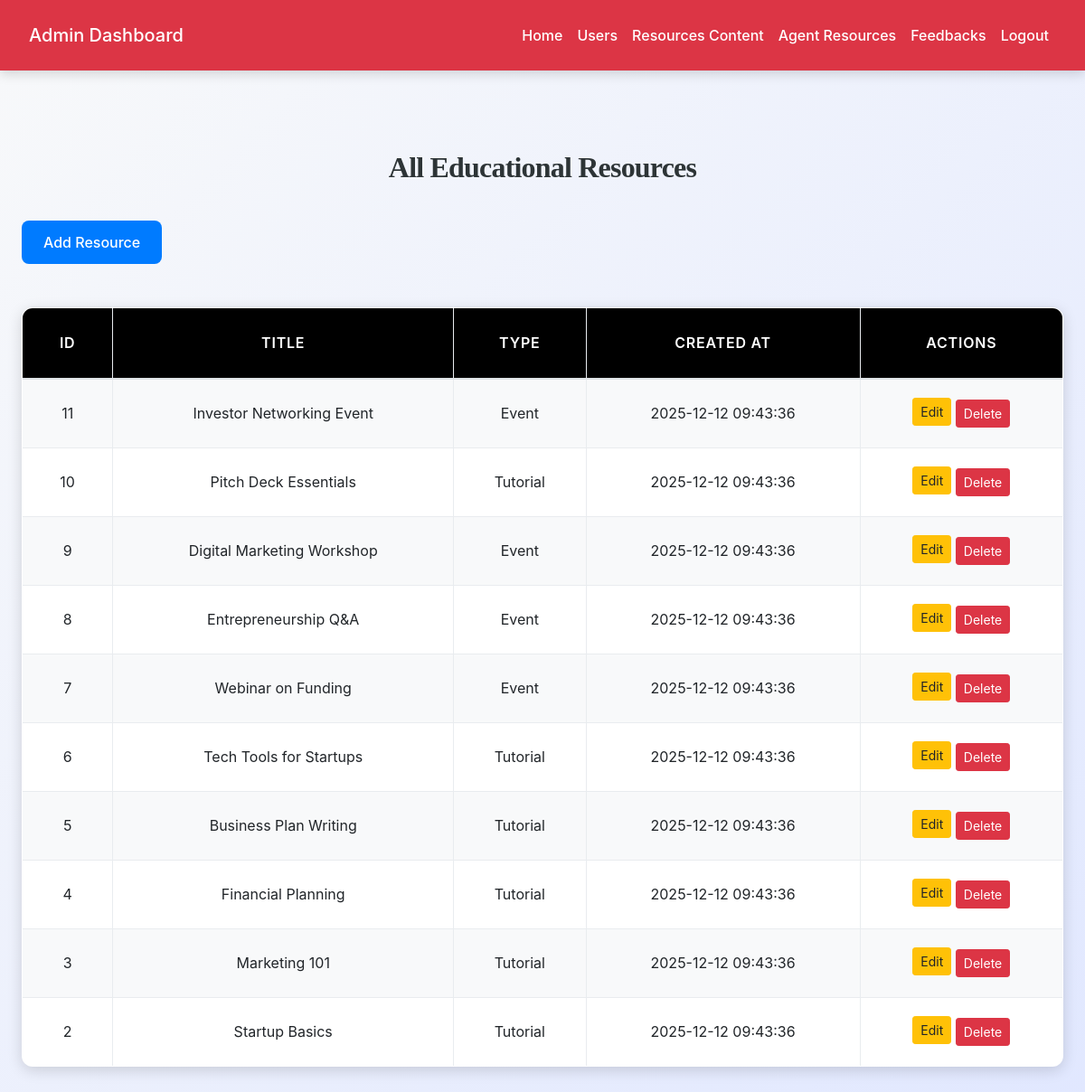
The page /admin/admin_view_resources.php (signed in) on the database its author committed.
### tables this page shows
CREATE TABLE `educational_resources` (
  `id` int(11) NOT NULL,
  `title` varchar(255) NOT NULL,
  `description` text DEFAULT NULL,
  `content` text DEFAULT NULL,
  `video_url` varchar(255) DEFAULT NULL,
  `event_date` datetime DEFAULT NULL,
  `location` varchar(255) DEFAULT NULL,
  `link` varchar(255) DEFAULT NULL,
  `type` enum('tutorial','event') NOT NULL,
  `created_at` timestamp NOT NULL DEFAULT current_timestamp(),
  `updated_at` timestamp NOT NULL DEFAULT current_timestamp() ON UPDATE current_timestamp()
);

### admin/admin_view_resources.php (the view, shortened to what this page needs)
<?php
include('config.php');
$result = mysqli_query($conn, "SELECT * FROM educational_resources ORDER BY id DESC");
?>
<!DOCTYPE html>
<html>
<head>
    <link rel="stylesheet" href="https://cdn.jsdelivr.net/npm/bootstrap@4.6.2/dist/css/bootstrap.min.css">
    <link rel="stylesheet" href="../css/style.css">
</head>
<body>
<?php include('admin_navbar.php'); ?>
<div class="container py-5">
    <h2>All Educational Resources</h2>
    <a href="admin_add_resource.php" class="btn btn-primary mb-3">Add Resource</a>
    <table class="table table-bordered table-striped">
        <thead>
            <tr>
                <th>ID</th>
                <th>Title</th>
                <th>Type</th>
                <th>Created At</th>
                <th>Actions</th>
            </tr>
        </thead>
        <tbody>
            <?php while($row = mysqli_fetch_assoc($result)): ?>
            <tr>
                <td><?= $row['id'] ?></td>
                <td><?= htmlspecialchars($row['title']) ?></td>
                <td><?= ucfirst($row['type']) ?></td>
                <td><?= $row['created_at'] ?></td>
                <td>
                    <a href="admin_edit_resource.php?id=<?= $row['id'] ?>" class="btn btn-sm btn-warning mb-1">Edit</a>
                    <button class="btn btn-sm btn-danger" onclick="confirmDelete(<?= $row['id'] ?>)">Delete</button>
                </td>
            </tr>
            <?php endwhile; ?>
        </tbody>
    </table>
</div>
</body>
</html>

### css/style.css (style rules this page uses)
:root { --primary: #007bff; --secondary: #6c757d; --success: #28a745; --info: #17a2b8; --warning: #ffc107; --danger: #dc3545; --light: #f8f9fa; --dark: #2d3436; --accent: #ff6f61; --highlight: #6f42c1; --shadow: rgba(0, 0, 0, 0.15); --transition: all 0.3s ease-in-out; }
body { font-family: 'Inter', 'Segoe UI', Tahoma, Geneva, Verdana, sans-serif; background: linear-gradient(135deg, var(--light) 0%, #e0e7ff 100%); color: var(--dark); line-height: 1.8; margin: 0; padding: 0; min-height: 100vh; font-size: 16px; }
h1, h2, h3, h4 { text-align: center; margin: 2.5rem 0; font-family: 'Georgia', 'Times New Roman', serif; color: var(--dark); font-weight: 700; letter-spacing: -0.025em; }
h2 { font-size: 2rem; }
.container { max-width: 1200px; margin: 0 auto 3rem; padding: 0 1.5rem; }
.table { width: 100%; border-collapse: collapse; margin: 2rem 0; font-size: 1rem; background-color: #ffffff; border-radius: 12px; overflow: hidden; box-shadow: 0 4px 16px var(--shadow); transition: var(--transition); }
.table th, .table td { padding: 1.25rem; border: 1px solid #e9ecef; text-align: center; vertical-align: middle; }
.table thead th { background-color: rgb(0, 0, 0); color: white; font-weight: 600; text-transform: uppercase; letter-spacing: 0.05em; padding: 1.5rem; }
.table tbody tr { transition: var(--transition); }
.table tbody tr:nth-child(odd) { background-color: var(--light); }
.btn-primary { background-color: var(--primary); color: #fff; border: none; border-radius: 8px; padding: 0.75rem 1.5rem; font-size: 1rem; font-weight: 500; cursor: pointer; transition: var(--transition); display: inline-flex; align-items: center; justify-content: center; }
a { color: var(--primary); text-decoration: none; font-weight: 500; transition: var(--transition); }

### rows shown on the page
educational_resources: id "11", title "Investor Networking Event", type "Event", created_at "2025-12-12 09:43:36"
educational_resources: id "10", title "Pitch Deck Essentials", type "Tutorial", created_at "2025-12-12 09:43:36"
educational_resources: id "9", title "Digital Marketing Workshop", type "Event", created_at "2025-12-12 09:43:36"
educational_resources: id "8", title "Entrepreneurship Q&A", type "Event", created_at "2025-12-12 09:43:36"
educational_resources: id "7", title "Webinar on Funding", type "Event", created_at "2025-12-12 09:43:36"
educational_resources: id "6", title "Tech Tools for Startups", type "Tutorial", created_at "2025-12-12 09:43:36"
educational_resources: id "5", title "Business Plan Writing", type "Tutorial", created_at "2025-12-12 09:43:36"
educational_resources: id "4", title "Financial Planning", type "Tutorial", created_at "2025-12-12 09:43:36"
educational_resources: id "3", title "Marketing 101", type "Tutorial", created_at "2025-12-12 09:43:36"
educational_resources: id "2", title "Startup Basics", type "Tutorial", created_at "2025-12-12 09:43:36"
